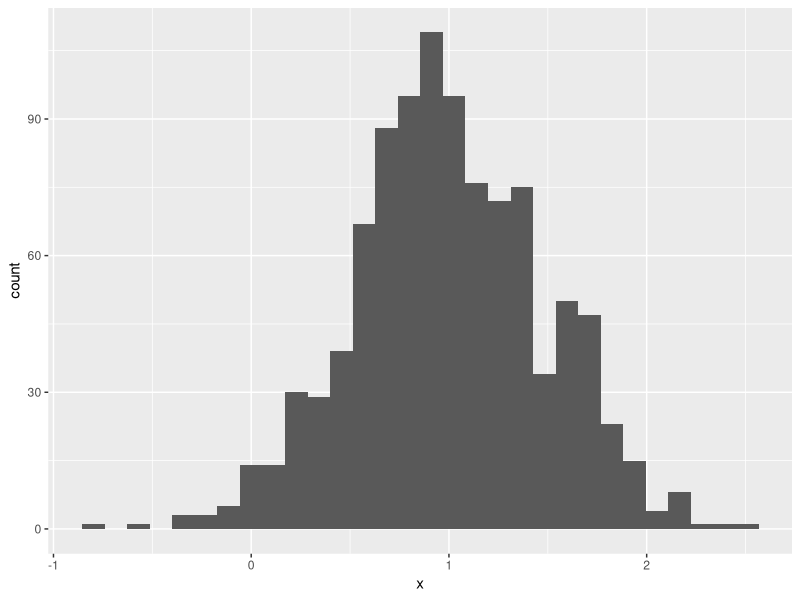
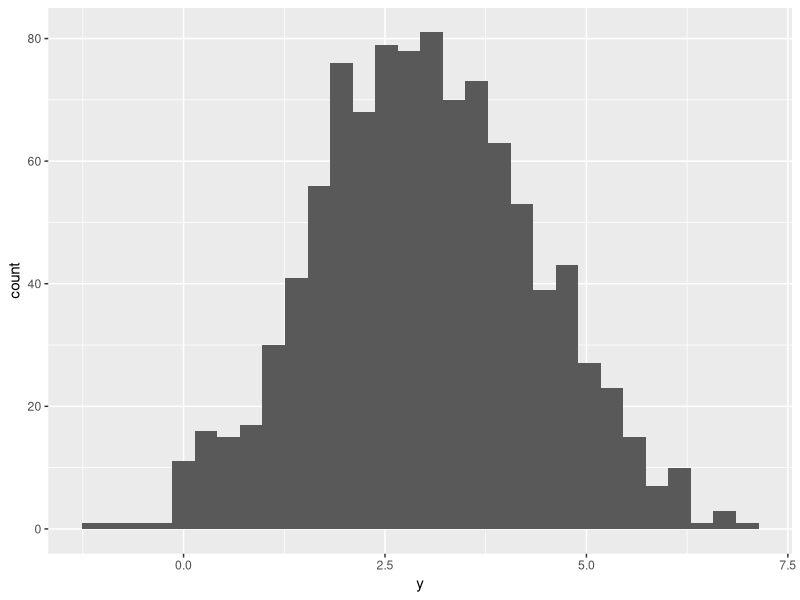
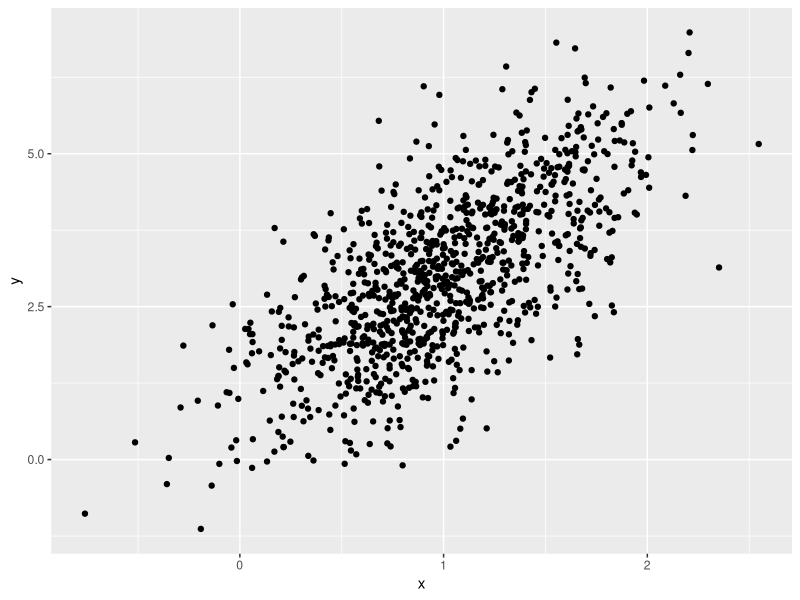
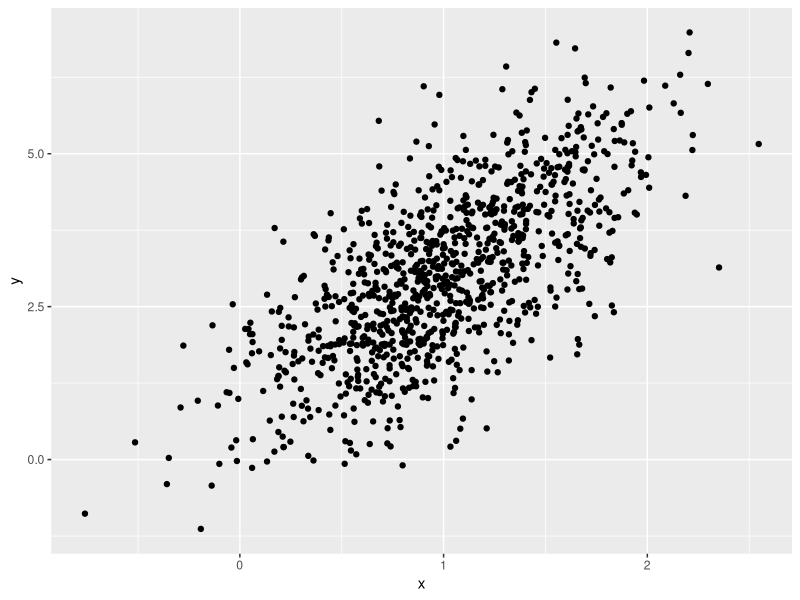

Reproduce these figures in R, in order.
## ---- chunk 1
library(tidyverse)
## ---- chunk 2
example.df <-
  tibble(
    vec.numeric=1:4,
    vec.char=c("my", "name", "is", "Jeff"),
    vec.factor=factor(c("male","male", "female", "female"))
  )

plot_df=
  tibble(
      x=rnorm(1000, mean=1, sd=.5),
      y=1+2*x+rnorm(1000)
  )
## ---- chunk 3
ggplot(plot_df, aes(x=x)) + geom_histogram()
ggplot(plot_df, aes(x=y)) + geom_histogram()
## ---- chunk 4
ggplot(plot_df, aes(x=x, y=y)) + geom_point()
## ---- chunk 5
ggsave("point plot.pdf", height=4, width=6)
